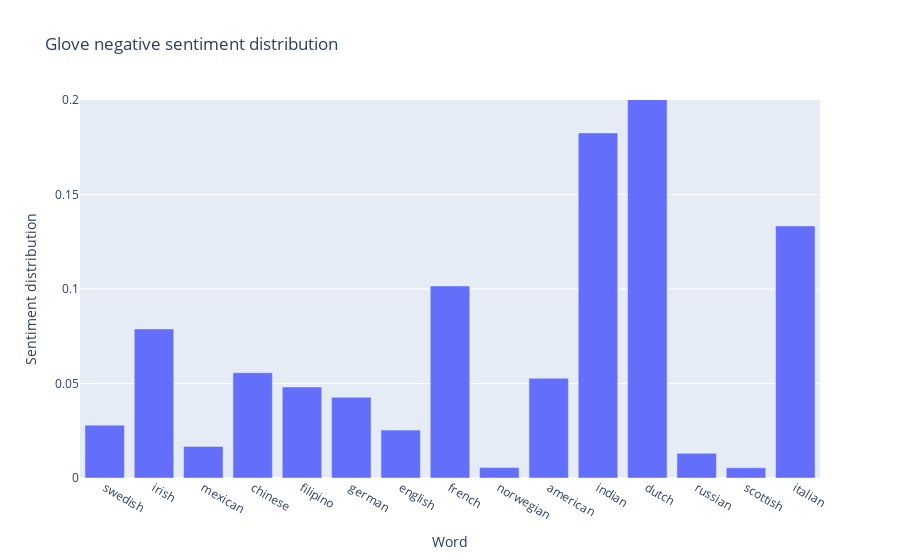

Notebook code for this chart:
### Code cell
# Show the results obtained with glove
glove_fig = px.bar(
    pd.DataFrame(glove_results['negative_sentiment_distribution'].items(),
                 columns=['Word', 'Sentiment distribution']), x='Word',
    y='Sentiment distribution', title='Glove negative sentiment distribution')
glove_fig.update_yaxes(range=[0, 0.2])
glove_fig.show()

### Figure 1 — Plotly figure (JSON) as saved in the notebook; plotly's stock layout.template omitted (floating-point values rounded to 4 significant figures)
{"data": [{"alignmentgroup": "True", "hovertemplate": "Word=%{x}<br>Sentiment distribution=%{y}<extra></extra>", "legendgroup": "", "marker": {"color": "#636efa"}, "name": "", "offsetgroup": "", "orientation": "v", "showlegend": false, "textposition": "auto", "type": "bar", "x": ["swedish", "irish", "mexican", "chinese", "filipino", "german", "english", "french", "norwegian", "american", "indian", "dutch", "russian", "scottish", "italian"], "xaxis": "x", "y": [0.02797, 0.07888, 0.01671, 0.05568, 0.04817, 0.04268, 0.02534, 0.1016, 0.005501, 0.05279, 0.1826, 0.2102, 0.01306, 0.005409, 0.1334], "yaxis": "y"}], "layout": {"barmode": "relative", "legend": {"tracegroupgap": 0}, "title": {"text": "Glove negative sentiment distribution"}, "xaxis": {"anchor": "y", "domain": [0, 1], "title": {"text": "Word"}}, "yaxis": {"anchor": "x", "domain": [0, 1], "range": [0, 0.2], "title": {"text": "Sentiment distribution"}}}}
